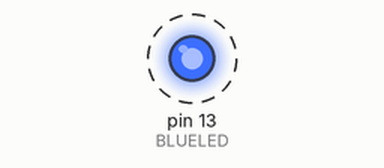
Bench run of a sketch on a simulated Arduino Uno, built with avr-gcc and run on an emulated ATmega328P. Shown: output pins drawn as LEDs (lit = HIGH). Dashed ring = blinking.

Above: at 0.5 s.
Timing chart, 0 to 4.6 s (numbered marks = the images above):
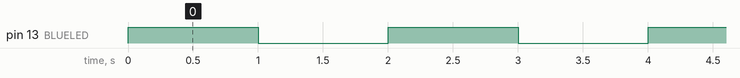

Measured:
- by itself, pin 13 (BLUELED): alternates HIGH for 1.0 s and LOW for 1.0 s

The sketch:

Ex-1.1.ino
```cpp
int BLUELED = 13;

void setup() {
  pinMode(BLUELED, OUTPUT);
}

void loop() {
  // put your main code here, to run repeatedly:
  digitalWrite(BLUELED, HIGH);
  delay(1000);
  digitalWrite(BLUELED, LOW);
  delay(1000);

}
```
